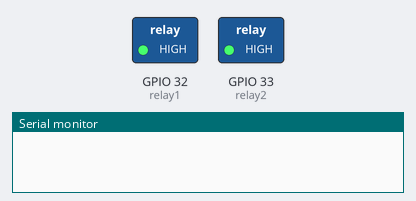
A sketch run on a simulated ESP32. Shown: switched loads named in the sketch (green lamp = pin HIGH), the last lines printed to the serial monitor.

Above: at 0.5 s.
At 2.0 s:
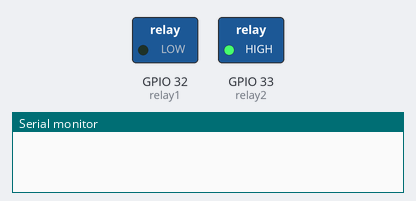
At 8.5 s:
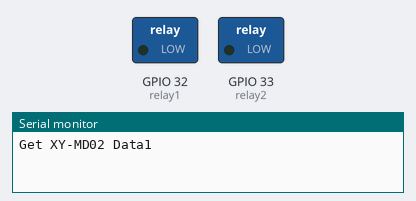
At 12.5 s:
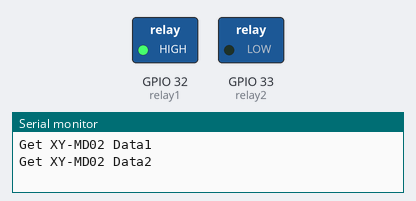
Timing chart, 0 to 15.6 s (numbered marks = the images above):
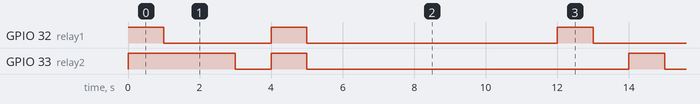

The sketch:

0ESP32_XY_MD02.ino
```cpp
//=============Simple Timer=============//
#include <SimpleTimer.h>
SimpleTimer timer;
//=============Simple Timer=============//
//============Modbus Master=============//
#include <ModbusMaster.h>
#define RX2 16  //RO,RX
#define TX2 17  //DI,TX
//============Modbus Master=============//
//=============Modbus Object============//
ModbusMaster node1;  //XY-MD02 Slave ID1
ModbusMaster node2;  //XY-MD02 Slave ID2
//=============Modbus Object============//

//=========IO connect to relay==========//
#define relay1 32
#define relay2 33
//=========IO connect to relay==========//

//===========Setup Function=============//
void setup() {
  Serial.begin(9600);
  Serial2.begin(9600, SERIAL_8N1, RX2, TX2);  //RX2=16 ,TX2=17
  node1.begin(1, Serial2);                    //XY-MD02 Slave ID1
  node2.begin(2, Serial2);                    //XY-MD02 Slave ID2

  //Set Mode
  pinMode(relay1, OUTPUT);
  pinMode(relay2, OUTPUT);
  //Set default status
  digitalWrite(relay1, HIGH);
  digitalWrite(relay2, HIGH);

  timer.setInterval(1000, xy1);
  timer.setInterval(1000, xy2);
}
//===========Setup Function=============//

//===============XY-MD02-1==============//
void xy1() {
  uint8_t result1;
  float temp1 = (node1.getResponseBuffer(0) / 10.0f);
  float humi1 = (node1.getResponseBuffer(1) / 10.0f);
  Serial.println("Get XY-MD02 Data1");
  result1 = node1.readInputRegisters(0x0001, 2);  // Read 2 registers starting at 1)
  if (result1 == node1.ku8MBSuccess) {
    Serial.print("Temp1: ");
    Serial.println(node1.getResponseBuffer(0) / 10.0f);
    Serial.print("Humi1: ");
    Serial.println(node1.getResponseBuffer(1) / 10.0f);
  }
  delay(1000);
}
//===============XY-MD02-1==============//
//===============XY-MD02-2==============//
void xy2() {
  uint8_t result2;
  float temp2 = (node2.getResponseBuffer(0) / 10.0f);
  float humi2 = (node2.getResponseBuffer(1) / 10.0f);
  Serial.println("Get XY-MD02 Data2");
  result2 = node2.readInputRegisters(0x0001, 2);  // Read 2 registers starting at 1)
  if (result2 == node2.ku8MBSuccess) {
    Serial.print("Temp2: ");
    Serial.println(node2.getResponseBuffer(0) / 10.0f);
    Serial.print("Humi2: ");
    Serial.println(node2.getResponseBuffer(1) / 10.0f);
  }
  delay(1000);
}
//===============XY-MD02-2==============//

//=============Loop Function============//
void loop() {
  timer.run();

  digitalWrite(relay1, HIGH);
  delay(1000);
  digitalWrite(relay1, LOW);
  delay(1000);

  digitalWrite(relay2, HIGH);
  delay(1000);
  digitalWrite(relay2, LOW);
  delay(1000);


  digitalWrite(relay1, HIGH);
  digitalWrite(relay2, HIGH);
  delay(1000);

  digitalWrite(relay1, LOW);
  digitalWrite(relay2, LOW);
  delay(1000);
}
//=============Loop Function============//
```

Measured:
- by itself, GPIO 32 (relay1): repeats every 12.0 s: HIGH 1.0 s, LOW 7.0 s, HIGH 1.0 s, LOW 3.0 s
- by itself, GPIO 33 (relay2): repeats every 12.0 s: HIGH 1.0 s, LOW 9.0 s, HIGH 1.0 s, LOW 1.0 s
- by itself, everything shown: repeats every 36.0 s, in 18 steps
